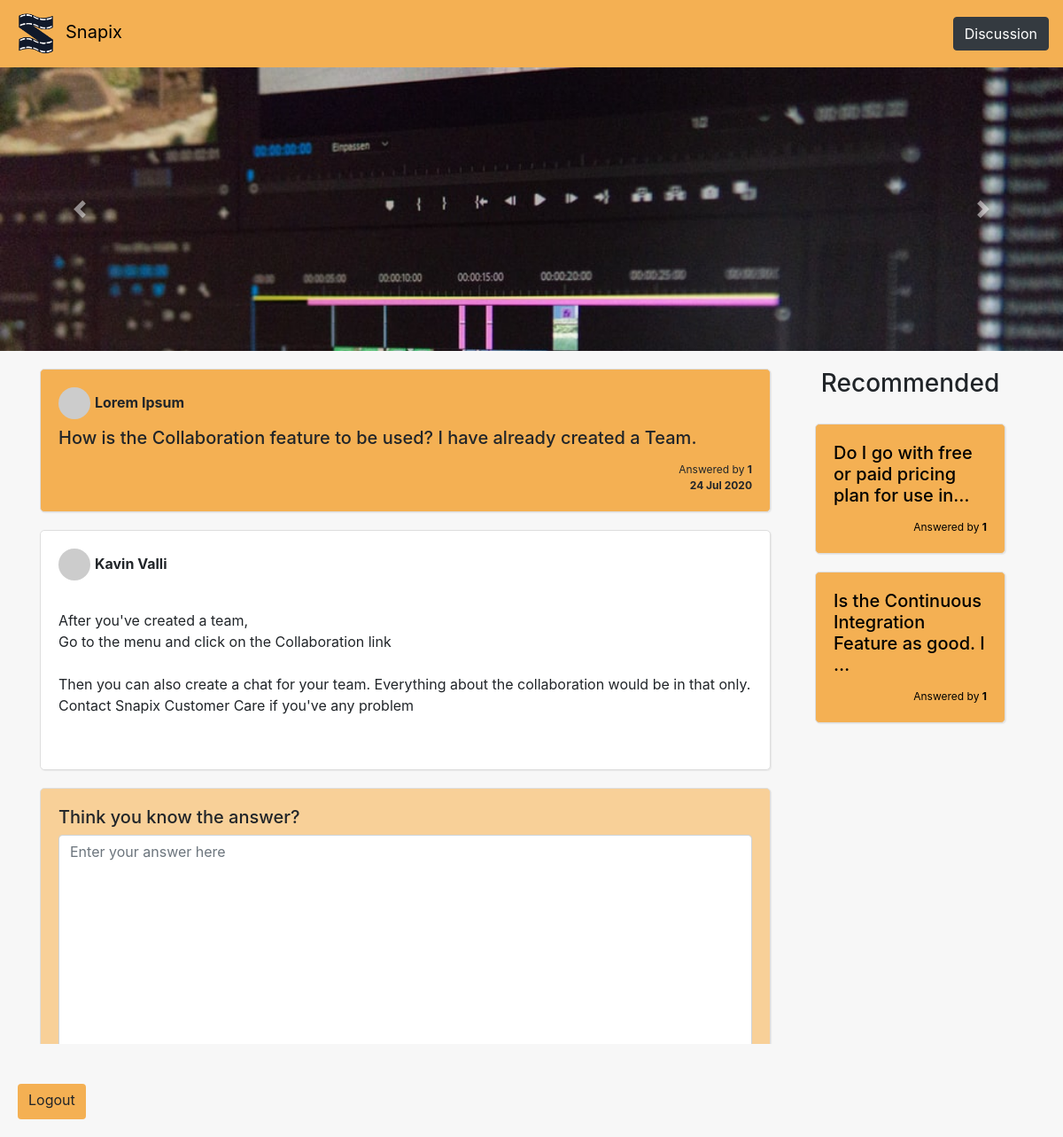
Page /discussion/5/ on the committed database.
### core/models.py (models this page shows, shortened)
class Question(models.Model):
    posted_by_user = models.ForeignKey(User, on_delete = models.SET_NULL, null=True, related_name='question_posted_by_user')
    text = models.CharField(max_length=1000)
    pub_date = models.DateTimeField(auto_now_add=True)

class Answer(models.Model):
    posted_by_user = models.ForeignKey(User, on_delete=models.SET_NULL, null=True, related_name='answer_posted_by_user')
    question = models.ForeignKey(Question, on_delete=models.CASCADE, related_name='answer_question')
    text = models.CharField(max_length=10000)

### core/views.py (the view)
# urls.py: path('discussion/<int:question_id>/', views.question, name='question'),
def question(request, question_id):
    all_questions = Question.objects.all().order_by('-pub_date')
    question = Question.objects.get(id=question_id)
    recommended_questions = random.sample(list(all_questions), 2)
    context = {
        'question': question,
        'recommended_questions':recommended_questions
    }
    return render(request, 'core/html/discussions/question.html', context)

### core/templates/core/html/discussions/question.html (shortened to what this page needs)
{% load static %}
<!doctype html>
<html lang="en">
<head>
    <link rel="stylesheet" href="https://stackpath.bootstrapcdn.com/bootstrap/4.4.1/css/bootstrap.min.css"
>
    <link rel="stylesheet" href="{% static 'core/css/discussions/index.css' %}">
    <link rel="stylesheet" href="{% static 'core/css/discussions/question.css' %}">
</head>
<body>
    <nav class="navbar navbar-expand-sm navbar-custom bg-custom fixed-top sticky-top" id="navbar">
        <a class="navbar-brand" href="/"><img class="avatar" src="{% static 'core/img/logo_blue.png' %}" alt
                style="margin-right: 8px;" height="50px" width="50px">Snapix</a>
        <div class="collapse navbar-collapse" id="navbarResponsive">
            <ul class="navbar-nav ml-auto">
                <li class="nav-item" style="height:100%;">
                    <a href="{% url 'discussions' %}" type="button" class="btn btn-dark">Discussion</a>
                </li>
            </ul>
        </div>
    </nav>
    <a href="{% url 'logout' %}" class="logoutbutton btn">
        Logout
    </a>
    <div id="carouselExampleControls" class="carousel slide" data-ride="carousel" style="height: 40vh">
        <div class="carousel-inner" style="height: 40vh">
            <div class="carousel-item active">
                <img class="d-block w-100" src="{% static 'core/img/discussions/banner1.jpg' %}" alt="First slide">
            </div>
        </div>
        <a class="carousel-control-prev" href="#carouselExampleControls" role="button" data-slide="prev">
            <span class="carousel-control-prev-icon" aria-hidden="true"></span>
        </a>
        <a class="carousel-control-next" href="#carouselExampleControls" role="button" data-slide="next">
            <span class="carousel-control-next-icon" aria-hidden="true"></span>
        </a>
    </div>
    <div class="container">
        <div class="row h-100">
            <div class="col-9">
                <div class="question-card">
                    <div class="person">
                        <img src="http://placeimg.com/80/80/people" alt="">
                        <p><strong>{{question.posted_by_user.first_name}} {{question.posted_by_user.last_name}}</strong>
                        </p>
                    </div>
                    <div class="question-text">
                        <h5>{{question.text}}</h5>
                    </div>
                    <div class="answer-count">
                        Answered by <strong>{{question.answer_question.count}}</strong><br>
                        <strong>{{question.pub_date|date:'d M Y'}}</strong>
                    </div>
                </div>
                {% for answer in question.answer_question.all %}
                <div class="answer-card">
                    <div class="person">
                        <img src="http://placeimg.com/80/80/people" alt="">
                        <p><strong>{{answer.posted_by_user.first_name}} {{answer.posted_by_user.last_name}}</strong>
                        </p><br>
                    </div>
                    <div class="answer-text">
                        <p>{{answer.text}}</p>
                    </div>
                </div>
                {% endfor %}
                <div class="new-answer">
                    <h5>Think you know the answer?</h5>
                    <form action="{% url 'add_answer' question.id %}" method="POST">
                        <textarea name="answer" id="" class="form-control" placeholder="Enter your answer here"
                            rows="10"></textarea>
                        <button type="submit" class="btn btn-custom">Post</button>
                    </form>
                </div>
            </div>
            <div class="col-3">
                <center>
                    <h3>Recommended</h3>
                </center>
                <div class="right-container">
                    {% for question in recommended_questions %}
                    <a href="{% url 'question' question.id %}">
                        <div class="question-card">
                            <div class="question-text">
                                <h5>{{question.text|truncatechars:50}}</h5>
                            </div>
                            <div class="answer-count">
                                Answered by <strong>{{question.answer_question.count}}</strong>
                            </div>
                        </div>
                    </a>
                    {% endfor %}
                </div>
            </div>
        </div>
    </div>
</body>
</html>

### core/static/core/css/discussions/index.css (style rules this page uses)
body, html { background-color: #f7f7f7; }
.bg-custom { background-color: #F4B053; }
.bg-custom > a { color: #000; }
.container { margin-top: 20px; }
.right-container { padding: 20px; width: 100%; }
.d-block { object-fit: cover !important; }
.question-card { margin: 0px 0px 20px 0px;; background-color: #F4B053; padding: 20px; width: 100%; border-radius: 5px; box-shadow: 1px 1px 1px 0px rgba(204,204,204,0.35); border: 1px solid #dedede; }
.answer-card { margin: 0px 0px 20px 0px;; background-color: #fff; padding: 20px; width: 100%; border-radius: 5px; box-shadow: 1px 1px 1px 0px rgba(204,204,204,0.35); border: 1px solid #dedede; }
.answer-text { white-space: pre-line; margin: 0px; padding: 0px; }
.btn-custom { background-color: #F4B053; margin-top: 8px; }
.new-answer { margin: 0px 0px 20px 0px;; background-color: #f8d098; padding: 20px; width: 100%; border-radius: 5px; box-shadow: 1px 1px 1px 0px rgba(204,204,204,0.35); border: 1px solid #dedede; }
.person { display: flex; flex-direction: row; }
.person > img { border-radius: 50%; width: 36px; height: 36px; }
.person > p { margin-left: 5px; margin-top: 5px; }
.answer-count { margin-top: 15px; text-align: right; font-size: 12px; }
.logoutbutton { position: fixed; bottom: 20px; left: 20px; height: 40px; border: 0px; border-radius: 4px; background-color: #F4B053; }
a > * { color: #000; }

### rows in the picture
Question: posted_by_user.first_name "Lorem", posted_by_user.last_name "Ipsum", text "How is the Collaboration feature to be used? I have already created a Team.", answer_question.count "1", pub_date "24 Jul 2020"
Answer: posted_by_user.first_name "Kavin", posted_by_user.last_name "Valli", text "After you've created a team, Go to the menu and click on the Collaboration link Then you can also create a chat for your team. Everything about the collaboration would be in that only. Contact Snapix Customer Care if you've any problem"
Question: text "Do I go with free or paid pricing plan for use in…", answer_question.count "1"
Question: text "Is the Continuous Integration Feature as good. I …", answer_question.count "1"
